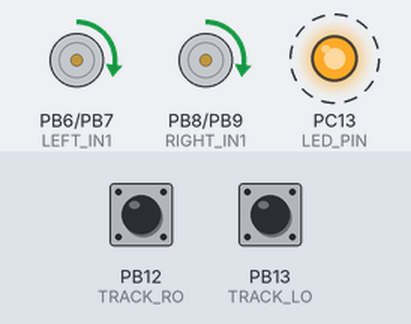
Simulated run of this program. Board: STM32 Blue Pill. Parts: motor-driver pin pairs drawn as motors (green arrow = first pin HIGH = forward, orange = second pin HIGH = backward, longer = more drive), output pins drawn as LEDs (lit = HIGH). Dashed ring = blinking. Inputs (shaded band) come from the test bench; at power-on: PB12 (TRACK_RO) HIGH, PB13 (TRACK_LO) HIGH.

Above: at 2.2 s.
2.3 s: PB12 (TRACK_RO) pulled LOW for 0.15 s
At 2.78 s:
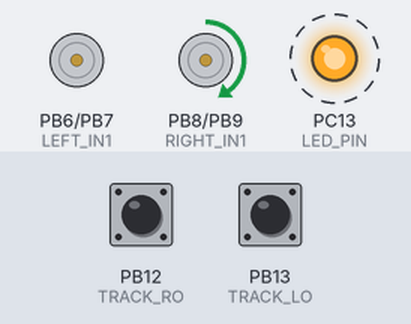
At 4.28 s:
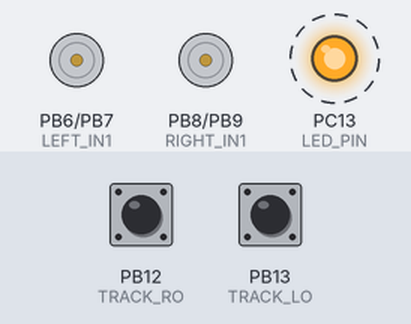
Timing chart, 0 to 11.3 s (numbered marks = the images above; inputs shaded):
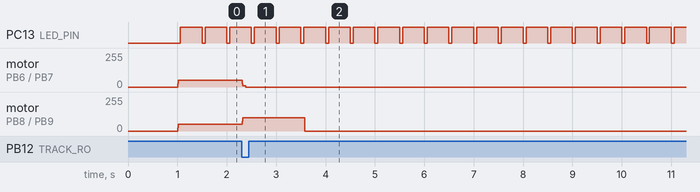

The program:

main.cpp
```cpp
#include <Arduino.h>

// ============================== 接线 ==============================
// L298N 的 ENA、ENB 跳线帽保持短接。速度用 IN 脚上的 PWM 实现：
// 正转时给 IN1（或 IN3）输出 PWM、另一脚拉低；反转时反过来。
// PB6~PB9 正好是 TIM4 的通道 1~4，四个脚可以各自给不同占空比。
//
//   PB6  IN1   电机 A，这里当作左轮
//   PB7  IN2
//   PB8  IN3   电机 B，这里当作右轮
//   PB9  IN4
//
// 循迹模块（两路 TCRT5000）：RO -> PB12，LO -> PB13，VCC 接 5V，GND 与板子共地。
// PB12/PB13 是 F103 上的 5V 容忍脚，模块输出 5V 也能直接接。

static const uint32_t LEFT_IN1 = PB6;   // TIM4_CH1
static const uint32_t LEFT_IN2 = PB7;   // TIM4_CH2
static const uint32_t RIGHT_IN1 = PB8;  // TIM4_CH3
static const uint32_t RIGHT_IN2 = PB9;  // TIM4_CH4

static const uint32_t TRACK_RO = PB12;  // 右探头
static const uint32_t TRACK_LO = PB13;  // 左探头

static const uint32_t LED_PIN = PC13;   // 板载 LED，低电平点亮
static const bool LED_ACTIVE_LOW = true;

// ========================== 需要现场调的参数 ==========================

// 1) 探头极性：探头压在黑线上时，数字输出是高电平还是低电平。
//    这个模块看的是红外反射，不是颜色本身。黑纸几乎不反射，输出为高；
//    手指贴住探头会反射红外，输出为低，所以和黑纸的转弯方向相反。
static const bool TRACK_BLACK_IS_HIGH = true;

// 2) 速度，0~255。先架起来试，再落地；落地后从低速开始调。
static const int BASE_SPEED = 50;  // 直行
static const int TURN_OUTER = 100;  // 转弯时外侧轮
static const int TURN_INNER = 10;  // 转弯时内侧轮，越小转得越急

// 同一侧持续压黑才切换到急弯。单位为 ms，需用实车的缓弧和急弯校准。
static const uint32_t CORNER_TRIGGER_MS = 60;
static const int CORNER_INNER = 0;  // 内轮刹停；半径仍大时可试小幅反转
static const uint32_t CORNER_TIMEOUT_MS = 1200;  // 从锁定方向开始计时

// 3) 加减速斜率：每个控制周期最多变化多少。太小则反应慢，太大则
//    起步顿挫、轮胎打滑。
static const int RAMP_STEP = 25;

// 4) 控制周期与去抖次数。去抖 2 表示要连续两次读到同样的结果才认。
static const uint32_t PERIOD_MS = 10;
static const uint8_t DEBOUNCE_SAMPLES = 2;

// 5) 上电后等多久才开动，这段时间可以把车摆正到起跑线上。
static const uint32_t ARM_DELAY_MS = 1000;

// 6) 串口调试：1 = 打开（PA9/PA10，115200），只打印探头状态、电机不转，
//    用来确认极性和左右；正式跑车时改回 0。
#define TRACK_DEBUG 0

// ========================== 控制逻辑 ==========================
// 两个探头骑跨在黑线两侧（都压在白底上）时直行。哪个探头压到黑线，
// 说明车已经偏到线的另一边，就往回修：
//
//   LO 黑、RO 白  ->  线在左边  ->  左轮慢、右轮快（向左修）
//   LO 白、RO 黑  ->  线在右边  ->  左轮快、右轮慢（向右修）
//   普通循迹时，两个都黑（十字路口、宽线）或两个都白（正常骑跨）-> 直行
//
// 如果实测发现车越修越偏，把 TRACK_LO / TRACK_RO 两个常量对调即可。
// 如果整个车前进变成后退，对调某一侧的两个 IN 常量。

enum TrackState : uint8_t {
  TRACK_BOTH_WHITE,
  TRACK_BOTH_BLACK,
  TRACK_TURN_LEFT,
  TRACK_TURN_RIGHT,
};

static int clampSpeed(int speed) {
  if (speed > 255) {
    return 255;
  }
  if (speed < -255) {
    return -255;
  }
  return speed;
}

// 让 current 朝 target 走一步，最多 step，用来做加减速。
static int approach(int current, int target, int step) {
  if (step <= 0) {
    return target;
  }
  if (current + step < target) {
    return current + step;
  }
  if (current - step > target) {
    return current - step;
  }
  return target;
}

// speed > 0 正转，< 0 反转，0 停。数值就是占空比。
//
// 两侧都用 analogWrite：引脚一旦被 analogWrite 交给 TIM4，就变成复用输出，
// 这时 digitalWrite 只写 ODR、改不动引脚电平，所以拉低也要用 analogWrite(x, 0)。
static void setMotor(uint32_t inFwd, uint32_t inRev, int speed) {
  speed = clampSpeed(speed);
  if (speed > 0) {
    analogWrite(inFwd, speed);
    analogWrite(inRev, 0);
  } else if (speed < 0) {
    analogWrite(inFwd, 0);
    analogWrite(inRev, -speed);
  } else {
    // 两脚都低：L298N 两个输出都拉低，电机被短接，属于刹车。
    analogWrite(inFwd, 0);
    analogWrite(inRev, 0);
  }
}

// 左、右轮速度各自 -255~255。两轮不同速就会转弯。
static void drive(int left, int right) {
  setMotor(LEFT_IN1, LEFT_IN2, left);
  setMotor(RIGHT_IN1, RIGHT_IN2, right);
}

static bool seesBlack(uint32_t pin) {
  const bool high = digitalRead(pin) == HIGH;
  return TRACK_BLACK_IS_HIGH ? high : !high;
}

// 看一次，不做去抖。
static TrackState sampleTrack() {
  const bool left = seesBlack(TRACK_LO);
  const bool right = seesBlack(TRACK_RO);
  if (left == right) {
    return left ? TRACK_BOTH_BLACK : TRACK_BOTH_WHITE;
  }
  return left ? TRACK_TURN_LEFT : TRACK_TURN_RIGHT;
}

static TrackState trackState = TRACK_BOTH_WHITE;
static TrackState candidate = TRACK_BOTH_WHITE;
static uint8_t trackSamples = 0;
static uint32_t trackSince = 0;

// 只统计连续相同的候选读数。记录确认变化的时刻，供急弯判定使用。
static void readTrack(uint32_t now) {
  const TrackState raw = sampleTrack();
  if (raw != candidate) {
    candidate = raw;
    trackSamples = 0;
  }
  if (raw != trackState && ++trackSamples >= DEBOUNCE_SAMPLES) {
    trackState = raw;
    trackSince = now;
  }
}

enum CornerPhase : uint8_t { FOLLOW, WAIT_FOR_WHITE, SEEK_LINE, STOPPED };
static CornerPhase phase = FOLLOW;
static TrackState cornerSide = TRACK_BOTH_WHITE;
static uint32_t cornerSince = 0;

static void trackTargets(uint32_t now, int &left, int &right) {
  const bool singleBlack = trackState == TRACK_TURN_LEFT || trackState == TRACK_TURN_RIGHT;
  if (phase == FOLLOW) {
    // 重捕黑线后，同一次压线只做普通修正，直到探头状态再次改变。
    if (trackState != cornerSide) {
      cornerSide = TRACK_BOTH_WHITE;
    }
    if (singleBlack && trackState != cornerSide && now - trackSince >= CORNER_TRIGGER_MS) {
      cornerSide = trackState;
      cornerSince = now;
      phase = WAIT_FOR_WHITE;
    }
  } else if (phase != STOPPED) {
    if (now - cornerSince >= CORNER_TIMEOUT_MS) {
      phase = STOPPED;
    } else if (phase == WAIT_FOR_WHITE && trackState == TRACK_BOTH_WHITE) {
      phase = SEEK_LINE;
    } else if (phase == SEEK_LINE && singleBlack) {
      phase = FOLLOW;
      cornerSide = trackState;
    }
  }

  if (phase == STOPPED) {
    left = right = 0;
    return;
  }
  const bool pivot = phase != FOLLOW;
  const TrackState direction = pivot ? cornerSide : trackState;
  const int inner = pivot ? CORNER_INNER : TURN_INNER;
  switch (direction) {
    case TRACK_TURN_LEFT:
      left = inner;
      right = TURN_OUTER;
      break;
    case TRACK_TURN_RIGHT:
      left = TURN_OUTER;
      right = inner;
      break;
    default:
      left = right = BASE_SPEED;
      break;
  }
}

static void setLed(bool on) {
  digitalWrite(LED_PIN, on != LED_ACTIVE_LOW ? HIGH : LOW);
}

// 正常运行时的指示灯：每 500ms 短闪一下，表示程序还活着。
static void updateLed(uint32_t now) {
  setLed((now % 500) < 60);
}

#if TRACK_DEBUG
static const char *stateName(TrackState state) {
  switch (state) {
    case TRACK_TURN_LEFT:
      return "left";
    case TRACK_TURN_RIGHT:
      return "right";
    default:
      return state == TRACK_BOTH_BLACK ? "both-black" : "both-white";
  }
}

static void printTrack(uint32_t now) {
  const bool leftBlack = seesBlack(TRACK_LO);
  const bool rightBlack = seesBlack(TRACK_RO);

  Serial.print(now);
  Serial.print(" ms  raw LO=");
  Serial.print(digitalRead(TRACK_LO) == HIGH ? 1 : 0);
  Serial.print(" RO=");
  Serial.print(digitalRead(TRACK_RO) == HIGH ? 1 : 0);
  Serial.print("  black LO=");
  Serial.print(leftBlack ? 1 : 0);
  Serial.print(" RO=");
  Serial.print(rightBlack ? 1 : 0);
  Serial.print("  -> ");
  Serial.print(stateName(trackState));
  Serial.print("  ");
  switch (phase) {
    case FOLLOW: Serial.println("follow"); break;
    case WAIT_FOR_WHITE: Serial.println("corner: leaving line"); break;
    case SEEK_LINE: Serial.println("corner: seeking line"); break;
    case STOPPED: Serial.println("corner: timeout"); break;
  }
}
#endif

static int currentLeft = 0;
static int currentRight = 0;
static uint32_t lastTick = 0;

void setup() {
  // 先把四路 IN 定死为低，避免上电瞬间电机乱转。
  pinMode(LEFT_IN1, OUTPUT);
  pinMode(LEFT_IN2, OUTPUT);
  pinMode(RIGHT_IN1, OUTPUT);
  pinMode(RIGHT_IN2, OUTPUT);
  drive(0, 0);

  // 探头是推挽输出，内部上拉只是为了断线时也有一个确定的电平。
  pinMode(TRACK_LO, INPUT_PULLUP);
  pinMode(TRACK_RO, INPUT_PULLUP);

  pinMode(LED_PIN, OUTPUT);
  setLed(false);

  // 想把 PWM 调离人耳敏感的 1kHz 时取消注释。L298N 撑得住 20kHz，只是会热一点。
  // analogWriteFrequency(20000);

#if TRACK_DEBUG
  Serial.begin(115200);
  setLed(true);  // 调试模式灯常亮，电机不动
#else
  // 灯亮着等一小会儿，用来把车摆到线上。
  setLed(true);
  const uint32_t start = millis();
  while ((uint32_t)(millis() - start) < ARM_DELAY_MS) {
  }
  setLed(false);
  lastTick = millis();
#endif
}

void loop() {
  const uint32_t now = millis();

#if !TRACK_DEBUG
  updateLed(now);
#endif
  if ((uint32_t)(now - lastTick) < PERIOD_MS) {
    return;
  }
  lastTick = now;

#if TRACK_DEBUG
  const TrackState previousTrack = trackState;
  const CornerPhase previousPhase = phase;
#endif
  readTrack(now);
  int targetLeft = 0;
  int targetRight = 0;
  trackTargets(now, targetLeft, targetRight);

#if TRACK_DEBUG
  static uint32_t lastPrint = 0;
  if (previousTrack != trackState || previousPhase != phase || now - lastPrint >= 100) {
    printTrack(now);
    lastPrint = now;
  }
#else
  if (phase == STOPPED) {
    drive(0, 0);
    return;
  }
  currentLeft = approach(currentLeft, targetLeft, RAMP_STEP);
  currentRight = approach(currentRight, targetRight, RAMP_STEP);
  drive(currentLeft, currentRight);
#endif
}
```

Measured:
- after the input at 2.3 s, motor on PB6 (LEFT_IN1) / PB7 (LEFT_IN2): forward 50/255 → stopped at once; motor on PB8 (RIGHT_IN1) / PB9 (RIGHT_IN2): forward 50/255 → forward 100/255 at once, → stopped 1.3 s later
- by itself, PC13 (LED_PIN): alternates HIGH for 0.44 s and LOW for 0.06 s
